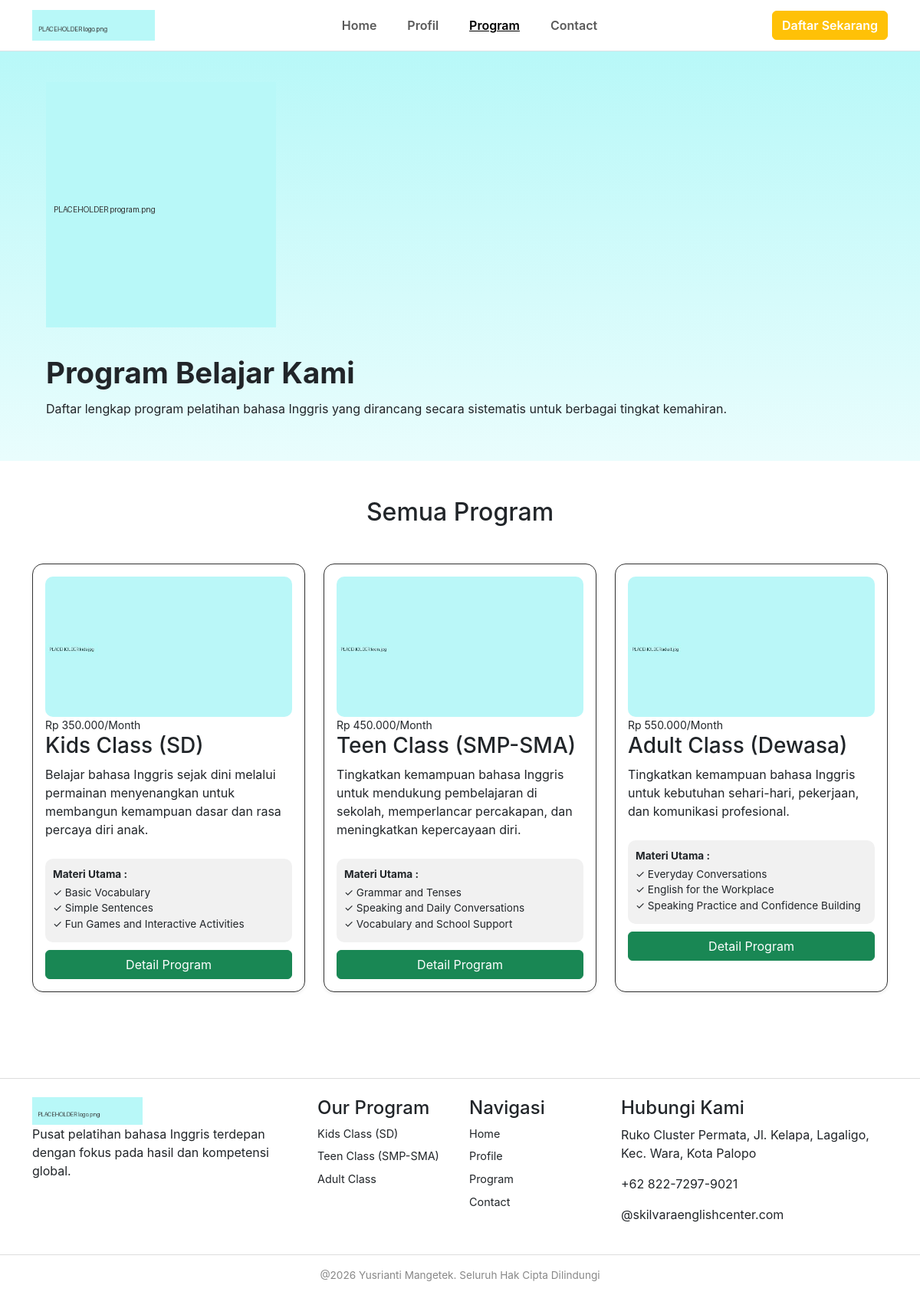
The page /pages/program.php on the database its author committed.
### tables this page shows
CREATE TABLE `programs` (
  `id` int(11) NOT NULL,
  `slug` varchar(50) NOT NULL,
  `name` varchar(100) NOT NULL,
  `level_label` varchar(50) NOT NULL,
  `price` int(11) NOT NULL,
  `total_sessions` int(11) NOT NULL,
  `has_module` tinyint(1) DEFAULT 1,
  `tryout_count` int(11) DEFAULT 1,
  `short_desc` text DEFAULT NULL,
  `description` text DEFAULT NULL,
  `main_materials` text DEFAULT NULL,
  `image` varchar(255) DEFAULT NULL
);

### config/config.php (called while the page is built, shortened)
<?php
require_once __DIR__ . '/database.php';
function e($s) { return htmlspecialchars((string)$s, ENT_QUOTES, 'UTF-8'); }
function rupiah($n) { return 'Rp ' . number_format((float)$n, 0, ',', '.'); }
function url($path = '') { return BASE_URL . '/' . ltrim($path, '/'); }

### config/database.php (called while the page is built)
<?php
function db(): PDO {
    static $pdo = null;
    if ($pdo === null) {
        $pdo = new PDO('mysql:host=localhost;dbname=skilvara_db;charset=utf8mb4', 'root', '', [
            PDO::ATTR_ERRMODE => PDO::ERRMODE_EXCEPTION,
            PDO::ATTR_DEFAULT_FETCH_MODE => PDO::FETCH_ASSOC,
        ]);
    }
    return $pdo;
}

### pages/program.php (the view, shortened to what this page needs)
<?php
require_once __DIR__ . '/../config/config.php';
$programs = db()->query('SELECT * FROM programs ORDER BY id')->fetchAll();
include ROOT . '/includes/header.php';
?>
<section class="hero"><img src="<?= url('assets/images/program.png') ?>" alt="">
  <div><h1>Program Belajar Kami</h1>
  <p>Daftar lengkap program pelatihan bahasa Inggris yang dirancang secara sistematis untuk berbagai tingkat kemahiran.</p></div></section>
<section class="container py-5 center"><h2>Semua Program</h2>
  <div class="row g-4 cards">
  <?php foreach ($programs as $p): ?>
    <div class="card p-3 shadow-sm">
      <img src="<?= url('assets/images/' . $p['slug'] . '.jpg') ?>" alt="<?= e($p['name']) ?>">
      <small><?= rupiah($p['price']) ?>/Month</small>
      <h3><?= e($p['name']) ?> (<?= e($p['level_label']) ?>)</h3>
      <p><?= e($p['short_desc']) ?></p>
      <div class="materi"><b>Materi Utama :</b><ul>
        <?php foreach (explode('|', $p['main_materials']) as $m): ?><li>✓ <?= e($m) ?></li><?php endforeach; ?></ul></div>
      <a class="btn btn-success text-white" href="<?= url('pages/program-detail.php?slug=' . $p['slug']) ?>">Detail Program</a>
    </div>
  <?php endforeach; ?></div></section>
<?php include ROOT . '/includes/footer.php'; ?>

### assets/css/style.css (style rules this page uses)
:root { --cyan:#b8f8f8;--green:#8de57a;--orange:#ffb766;--dark:#111 }
body { font-family:Inter,system-ui,sans-serif }
.hero { background:linear-gradient(var(--cyan),#e9fdfd);display:flex;justify-content:space-between;align-items:center;padding:40px 5%;gap:24px;flex-wrap:wrap }
.hero h1 { font-size:2.4rem;font-weight:700;margin:12px 0 }
.center { text-align:center;justify-content:center }
.cards { display:grid;grid-template-columns:repeat(auto-fit,minmax(240px,1fr));gap:24px;margin:24px 0 }
.card { border:1px solid #333!important;border-radius:14px!important;text-align:left }
.card img { border-radius:10px }
.materi { background:#f1f1f1;border-radius:10px;padding:10px;margin:10px 0;font-size:.85rem }
.materi ul { list-style:none;padding:0;margin:4px 0 }

### rows shown on the page
programs: slug (picture), price "Rp 350.000", name "Kids Class", level_label "SD", short_desc "Belajar bahasa Inggris sejak dini melalui permainan menyenangkan untuk membangun kemampuan dasar dan rasa percaya diri anak.", main_materials "Basic Vocabulary", main_materials "Simple Sentences", main_materials "Fun Games and Interactive Activities"
programs: slug (picture), price "Rp 450.000", name "Teen Class", level_label "SMP-SMA", short_desc "Tingkatkan kemampuan bahasa Inggris untuk mendukung pembelajaran di sekolah, memperlancar percakapan, dan meningkatkan kepercayaan diri.", main_materials "Grammar and Tenses", main_materials "Speaking and Daily Conversations", main_materials "Vocabulary and School Support"
programs: slug (picture), price "Rp 550.000", name "Adult Class", level_label "Dewasa", short_desc "Tingkatkan kemampuan bahasa Inggris untuk kebutuhan sehari-hari, pekerjaan, dan komunikasi profesional.", main_materials "Everyday Conversations", main_materials "English for the Workplace", main_materials "Speaking Practice and Confidence Building"
